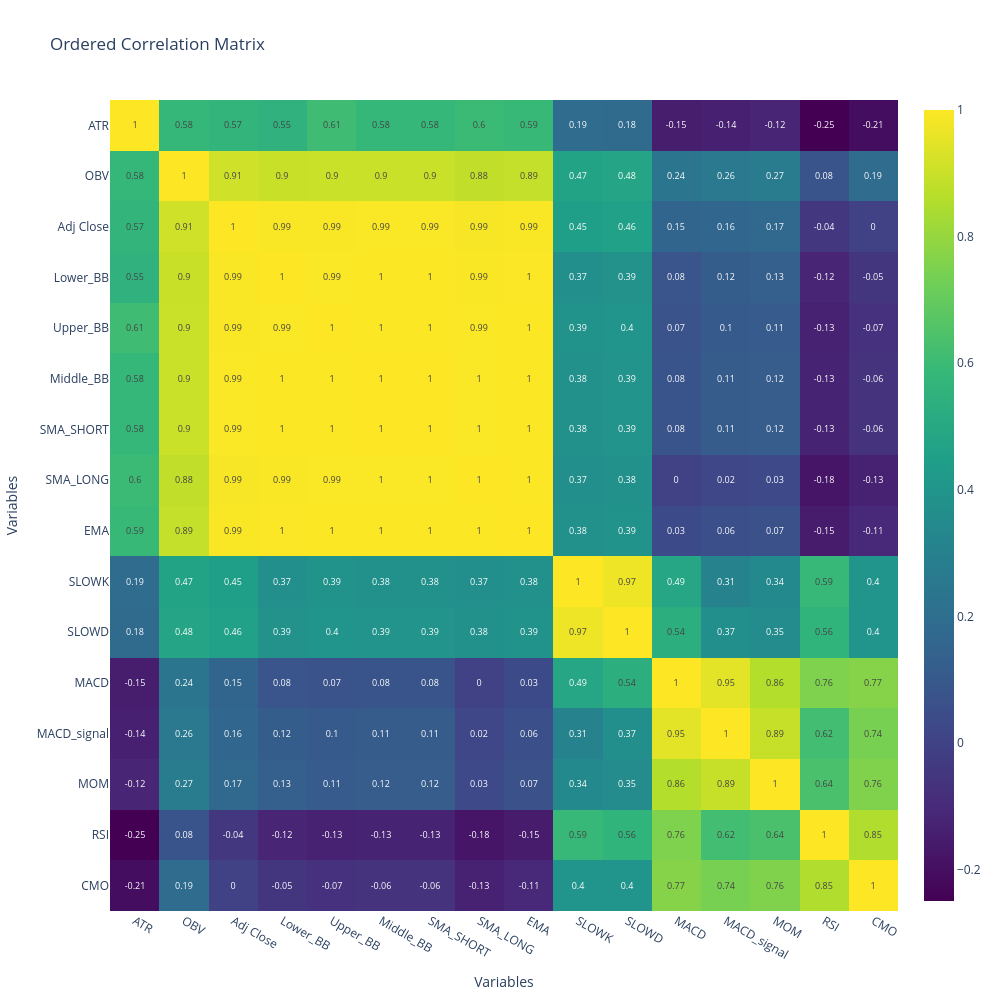

Write notebook code for a chart like this one.
### Code cell
correlation_matrix = X.corr()

# Perform hierarchical clustering to find the order of features
linked = sch.linkage(sch.distance.pdist(correlation_matrix), method='ward')
cluster_order = sch.dendrogram(linked, no_plot=True)['leaves']

# Reorder the correlation matrix
correlation_matrix_ordered = correlation_matrix.iloc[cluster_order, cluster_order]

fig = go.Figure(data=go.Heatmap(
                    z=correlation_matrix_ordered,
                    x=correlation_matrix_ordered.columns,
                    y=correlation_matrix_ordered.columns,
                    colorscale='Viridis',
                    text=correlation_matrix_ordered.round(2).values, 
                    texttemplate="%{text}",
                    textfont={"size":9}  
                    ))

fig.update_layout(
    title='Ordered Correlation Matrix',
    xaxis_title="Variables",
    yaxis_title="Variables",
    xaxis=dict(side='bottom'),
    yaxis=dict(autorange='reversed'),
    width=1000,  
    height=1000,  
)

pyo.iplot(fig)

### Figure 1 — Plotly figure (JSON) as saved in the notebook; plotly's stock layout.template omitted (floating-point values rounded to 4 significant figures; data arrays with more than 128 entries replaced by an {"elided": "..."} marker saying what was removed)
{"data": [{"colorscale": [[0, "#440154"], [0.1111, "#482878"], [0.2222, "#3e4989"], [0.3333, "#31688e"], [0.4444, "#26828e"], [0.5556, "#1f9e89"], [0.6667, "#35b779"], [0.7778, "#6ece58"], [0.8889, "#b5de2b"], [1, "#fde725"]], "text": {"elided": "16x16 float values"}, "textfont": {"size": 9}, "texttemplate": "%{text}", "type": "heatmap", "x": ["ATR", "OBV", "Adj Close", "Lower_BB", "Upper_BB", "Middle_BB", "SMA_SHORT", "SMA_LONG", "EMA", "SLOWK", "SLOWD", "MACD", "MACD_signal", "MOM", "RSI", "CMO"], "y": ["ATR", "OBV", "Adj Close", "Lower_BB", "Upper_BB", "Middle_BB", "SMA_SHORT", "SMA_LONG", "EMA", "SLOWK", "SLOWD", "MACD", "MACD_signal", "MOM", "RSI", "CMO"], "z": {"elided": "16x16 float values"}}], "layout": {"height": 1000, "title": {"text": "Ordered Correlation Matrix"}, "width": 1000, "xaxis": {"side": "bottom", "title": {"text": "Variables"}}, "yaxis": {"autorange": "reversed", "title": {"text": "Variables"}}}}
